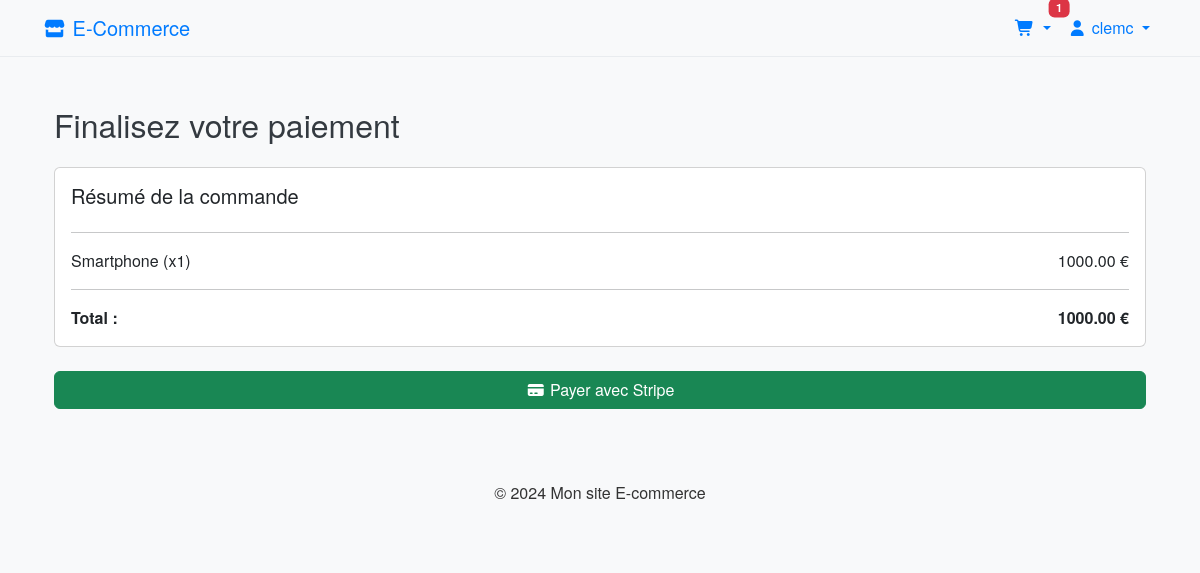
Page /payment/ (signed in) on the earlier database version.
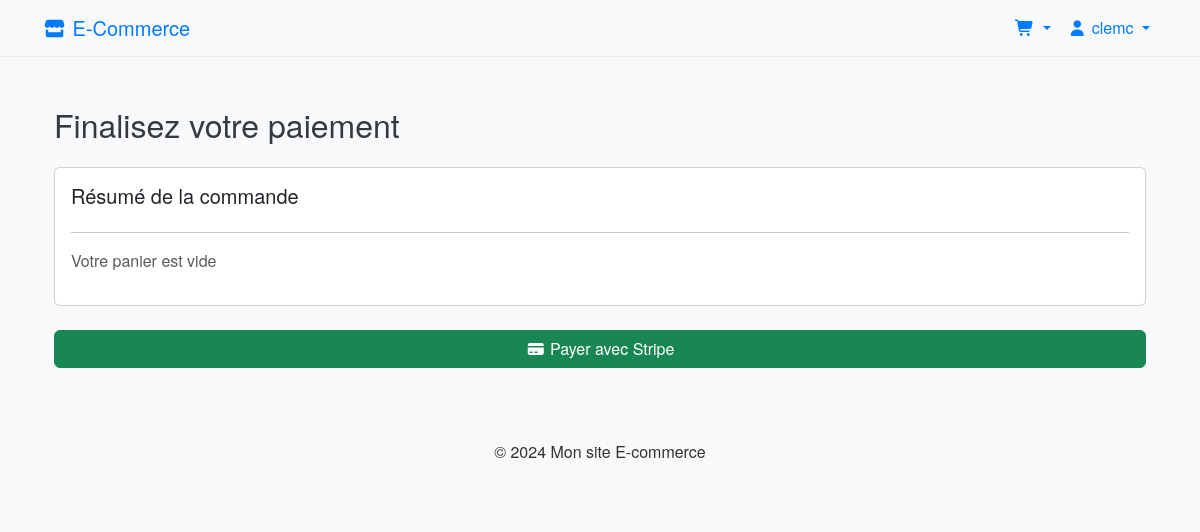
Same page on the later database version.
### shop/models.py (models this page shows, shortened)
class CartItem(models.Model):
    cart = models.ForeignKey(Cart, on_delete=models.CASCADE)
    product = models.ForeignKey(Product, on_delete=models.CASCADE)
    quantity = models.IntegerField(default=1)

class Product(models.Model):
    name = models.CharField(max_length=255)
    slug = models.SlugField(unique=True)
    category = models.ForeignKey('Category', on_delete=models.CASCADE)
    description = models.TextField()
    price = models.DecimalField(max_digits=10, decimal_places=2)
    stock_minimum = models.IntegerField(default=5)  # Seuil minimum de stock
    stock = models.IntegerField()
    available = models.BooleanField(default=True)
    created_at = models.DateTimeField(auto_now_add=True)
    image = models.ImageField(upload_to='products/%Y/%m/%d/', blank=True)

### shop/views.py (the view)
# urls.py: path('payment/', views.payment, name='payment'),  # Ajoute cette ligne pour la vue paiement
@login_required
def payment(request):
    cart = Cart.objects.get(user=request.user)
    cart_items = cart.cartitem_set.all()
    cart_total = sum(item.product.price * item.quantity for item in cart_items)
    return render(request, 'shop/payment.html', {
        'cart_items': cart_items,
        'cart_total': cart_total,
        'STRIPE_PUBLIC_KEY': settings.STRIPE_PUBLIC_KEY
    })

### shop/context_processors.py (called while the page is built)
def cart_data(request):
    if request.user.is_authenticated:
        try:
            cart = Cart.objects.get(user=request.user)
            items = cart.cartitem_set.all()
            total = sum(item.product.price * item.quantity for item in items)
            count = sum(item.quantity for item in items)
        except Cart.DoesNotExist:
            items = []
            total = 0
            count = 0
    else:
        items = []
        total = 0
        count = 0
    return {
        'cart_items_nav': items,
        'cart_total': total,
        'cart_count': count,
    }

### templates/shop/payment.html (shortened to what this page needs)
{% extends 'base.html' %}
{% block content %}
<div class="container mt-5">
    <h2 class="mb-4">Finalisez votre paiement</h2>
    <div class="card p-3 mb-4">
        <h5>Résumé de la commande</h5>
        <hr>
        {% if cart_items %}
            {% for item in cart_items %}
                <div class="d-flex justify-content-between">
                    <span>{{ item.product.name }} (x{{ item.quantity }})</span>
                    <span>{{ item.product.price|floatformat:2 }} €</span>
                </div>
            {% endfor %}
            <hr>
            <div class="d-flex justify-content-between">
                <strong>Total :</strong>
                <strong>{{ cart_total }} €</strong>
            </div>
        {% else %}
            <p class="text-muted">Votre panier est vide</p>
        {% endif %}
    </div>
    <button id="checkout-button" class="btn btn-success w-100">
        <i class="fas fa-credit-card"></i> Payer avec Stripe
    </button>
</div>
{% endblock %}

### templates/base.html (shortened to what this page needs)
{% load static %}
<!DOCTYPE html>
<html lang="fr">
<head>
    <link href="https://cdn.jsdelivr.net/npm/bootstrap@5.3.3/dist/css/bootstrap.min.css" rel="stylesheet">
    <link href="https://cdnjs.cloudflare.com/ajax/libs/font-awesome/7.0.1/css/all.min.css" rel="stylesheet">
    <link rel="stylesheet" href="{% static 'shop/css/style.css' %}">
</head>
<body>
<nav class="navbar navbar-expand-lg navbar-light bg-light">
    <div class="container">
        <a class="navbar-brand" href="{% url 'product_list' %}">
            <i class="fas fa-store"></i> E-Commerce
        </a>
        <div class="collapse navbar-collapse" id="navbarNav">
            <ul class="navbar-nav ms-auto">
                {% if user.is_authenticated %}
                    <li class="nav-item dropdown">
                        <a class="nav-link dropdown-toggle position-relative" href="#" data-bs-toggle="dropdown">
                            <i class="fas fa-shopping-cart"></i>
                            {% if cart_count > 0 %}
                               <span class="badge bg-danger position-absolute top-0 start-100 translate-middle cart-count">
                                    {{ cart_count|default:0 }}
                               </span>
                            {% endif %}
                        </a>
                    </li>
                    <li class="nav-item dropdown">
                        <a class="nav-link dropdown-toggle" href="#" data-bs-toggle="dropdown">
                            <i class="fas fa-user"></i> {{ user.username }}
                        </a>
                    </li>
                {% endif %}
            </ul>
        </div>
    </div>
</nav>
<div class="container mt-5">
    {% block content %}{% endblock %}
</div>
<footer class="bg-light py-4 mt-5">
    <div class="container text-center">
        <p>&copy; 2024 Mon site E-commerce</p>
    </div>
</footer>
</body>
</html>

Differences in the rows shown:
removed CartItem: product.name "Smartphone", quantity "1", product.price "1000.00"
Other differences:
{{ cart_count|default:0 }}: "1" → (not shown)
{{ cart_total }}: "1000.00" → (not shown)
text no longer shown: "Total : €"
text now shown: "Votre panier est vide"
